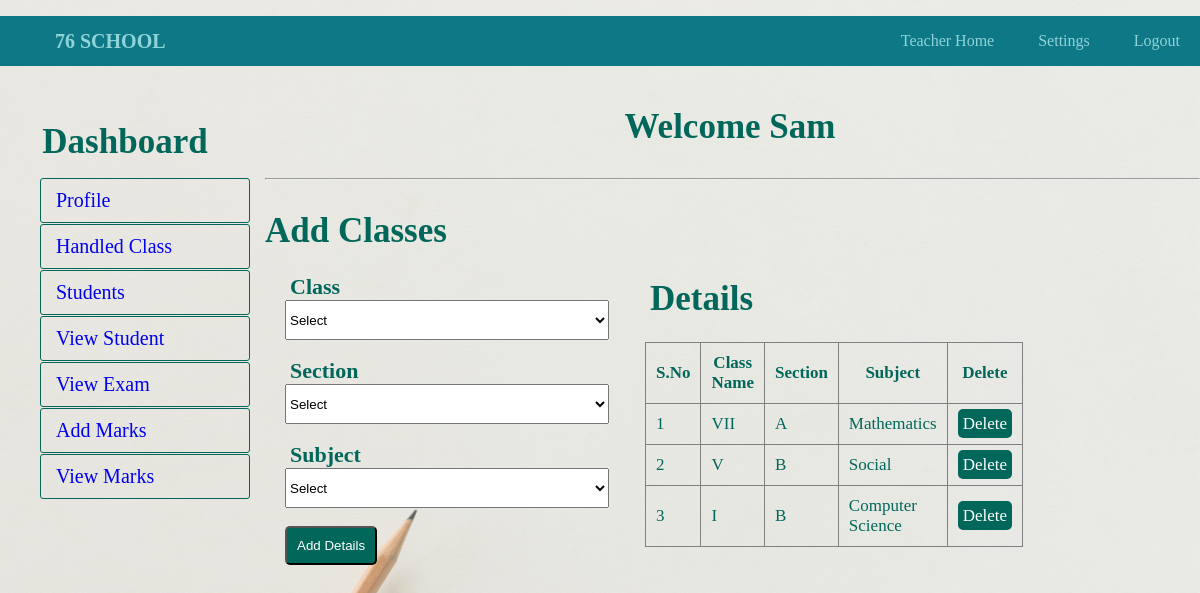
The page /handle_class.php (signed in) on the database its author committed.
### tables this page shows
CREATE TABLE `hclass` (
  `HID` int(11) NOT NULL,
  `TID` int(11) NOT NULL,
  `CID` int(11) NOT NULL,
  `CLA` varchar(150) NOT NULL,
  `SEC` varchar(150) NOT NULL,
  `SUB` varchar(150) NOT NULL
);

### handle_class.php (the view, shortened to what this page needs)
<?php
	include"database.php";
?>
<!DOCTYPE html>
<html>
	<head>
		<link rel="stylesheet" type="text/css" href="style.css">
	</head>
	<body>
		<?php include"navbar.php";?><br>
			<div id="section">
				<?php include"sidebar.php";?><br>
					<h3 class="text">Welcome <?php echo $_SESSION["TNAME"]; ?></h3><br><hr><br>
				<div >
					<h3>Add Classes</h3><br>
					<div class="lbox1">
					<form  method="post" action="<?php echo $_SERVER["PHP_SELF"];?>">
					<label>Class</label><br>
						<select name="cla" required class="input3">
							<?php
								$sl="select DISTINCT(CNAME) from class";
								$r=$db->query($sl);
								 if($r->num_rows>0)
								 {
									 echo "<option value=''>Select</option>";
								 }
							?>
						</select>
					<br><br>
					<label>Section</label><br>
						<select name="sec" required class="input3">
						<?php
							$sl="select DISTINCT(CSEC) from class";
							$r=$db->query($sl);
								if($r->num_rows>0)
								{
									echo "<option value=''>Select</option>";
								}
						?>
						</select><br></br>
					<label>Subject</label><br>
						<select name="sub" required class="input3">
						<?php
							$s="select * from sub";
							$re=$db->query($s);
							if($re->num_rows>0)
							{
								echo "<option value=''>Select</option>";
							}
						?>
						</select>
					<br><br>
					<button type="submit" class="btn" name="submit">Add  Details</button>
					</form>
					</div>
					<div class="rbox1">
					<h3> Details</h3><br>
					<table border="1px" >
						<tr>
							<th>S.No</th>
							<th>Class Name</th>
							<th>Section</th>
							<th>Subject</th>
							<th>Delete</th>
						</tr>
						<?php
							$s="select * from hclass";
							$res=$db->query($s);
							if($res->num_rows>0)
							{
								$i=0;
								while($r=$res->fetch_assoc())
								{
									$i++;
									echo"
									<tr>
										<td>{$i}</td>
										<td>{$r["CLA"]}</td>
										<td>{$r["SEC"]}</td>
										<td>{$r["SUB"]}</td>
										<td><a href='hclass.php?id={$r["HID"]}' class='btnr'>Delete</a></td>
									</tr>
									";
								}
							}
						?>
						</table>
					</div>
				</div>
			</div>
	</body>
</html>

### style.css (style rules this page uses)
body , html { margin: 0; padding: 0; background: url(2.jpg) no-repeat center center fixed; height: 100%; background-size: cover; background-position: center; font-family: sans-serif; font-family: "Josefin Sans"; }
a { text-decoration:none; }
h1,h2,h3,h4,h5,h6,label { color:#01675A; font-family:"Josefin Sans"; font-size: 35px; margin: 5px; }
.btn { border-radius:5px; padding:10px; background:#01675A; color:white; }
.btnr { border-radius:5px; padding:5px; background:#01675A; color:white; }
label { font-weight:bold; font-family: "Josefin Sans"; color: #01675A; font-size: 22px; }
.text { text-align:center; }
tr,td,th { padding:10px; color: #01675A; font-size: 17px; }
.input3 { width:90%; height:40px; margin-top:2spx; }
table { border-collapse:collapse; }
.lbox1 { width:30%; margin-left:20px; float:left; height: 30%; }
.rbox1 { width:30%; float:left; height: 30%; }
.rbox1 table { width:50px; height: 100%; }

### rows shown on the page
hclass: CLA "VII", SEC "A", SUB "Mathematics"
hclass: CLA "V", SEC "B", SUB "Social"
hclass: CLA "I", SEC "B", SUB "Computer Science"

### other values the page prints
$_SESSION["TNAME"] "Sam"
